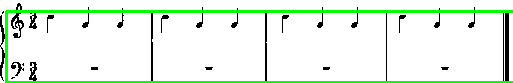
#> input picture bar_line_images/bar_bounding_boxes.png, 513 x 83 px
$ python -i stem_detection.py   (imports and definitions only)
#> lines starting #> are read from the running program, lines starting #| are printed output that depends on the picture; after the words box and inside, x2 and y2 are one past the last pixel; in counts of white or black regions, pixels touching at a corner belong together
#> further down, picture is the input picture: shape (83, 513, 3); mean B, G, R 227.9, 244.3, 227.9
import os
import numpy as np
from PIL import Image
import cv2  # OpenCV for image processing


def process_image(image_array, output_folder):
    """Process the image by dilating, eroding, applying Canny edge detection, dilating again, and detecting vertical
    lines using Hough Transform."""
#> called with output_folder = 'out.png'

    # Dilate the image with a kernel size of 7x1 to enhance vertical lines
    dilation_kernel = np.ones((6, 1), np.uint8)
    dilated_img = cv2.dilate(image_array, dilation_kernel, iterations=1)
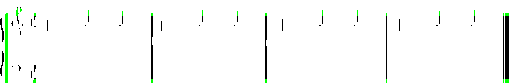
#> dilated_img: shape (83, 513, 3); mean B, G, R 247.6, 249.8, 247.6

    # Save the dilated image
    dilated_output_path = os.path.join(output_folder, 'dilated_stem.png')
    Image.fromarray(dilated_img).save(dilated_output_path)
    print(f"Dilated image saved to: {dilated_output_path}")

    # Erode the dilated image with a kernel size
    erosion_kernel = np.ones((1, 3), np.uint8)
    eroded_img = cv2.erode(dilated_img, erosion_kernel, iterations=1)
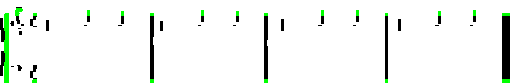
#> eroded_img: shape (83, 513, 3); mean B, G, R 239.9, 243.9, 239.9

    # Save the eroded image
    eroded_output_path = os.path.join(output_folder, 'eroded_stem.png')
    Image.fromarray(eroded_img).save(eroded_output_path)
    print(f"Eroded image saved to: {eroded_output_path}")

    # Apply Canny edge detection with an aperture size of 3
    edges = cv2.Canny(eroded_img, 50, 100, apertureSize=3)
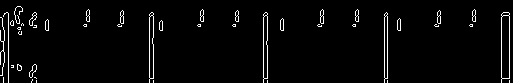
#> edges: shape (83, 513); 3.1% white in thin lines or dots

    # Save the image after Canny edge detection
    canny_output_path = os.path.join(output_folder, 'canny_edges.png')
    Image.fromarray(edges).save(canny_output_path)
    print(f"Canny edges image saved to: {canny_output_path}")

    # Dilate the Canny edges image with a kernel size of 5x5 to thicken outlines
    dilation_kernel_2 = np.ones((3, 3), np.uint8)
    dilated_edges = cv2.dilate(edges, dilation_kernel_2, iterations=1)
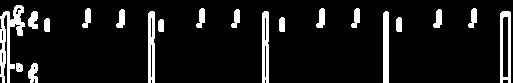
#> dilated_edges: shape (83, 513); 9.8% white; 20 white regions, largest, box (x1, y1, x2, y2) and area: (0, 5, 25, 83) 801, (500, 11, 511, 83) 474, (148, 11, 155, 83) 442

    # Save the dilated edges image
    dilated_edges_output_path = os.path.join(output_folder, 'dilated_stem2.png')
    Image.fromarray(dilated_edges).save(dilated_edges_output_path)
    print(f"Dilated edges image saved to: {dilated_edges_output_path}")

    # Detect lines using the Hough Transform
    lines = cv2.HoughLinesP(dilated_edges, 1, np.pi / 180, threshold=8, minLineLength=5, maxLineGap=1)
#> lines = 220 rows, first 6: [0, 29, 9, 29], [262, 16, 268, 16], [507, 11, 510, 82], [501, 82, 502, 11], [262, 14, 268, 14], [7, 11, 9, 76]
    if lines is not None:
        line_img = np.zeros_like(image_array)  # Black image to draw lines on
        for line in lines:
            x1, y1, x2, y2 = line[0]
            # Only draw vertical lines
            if abs(x1 - x2) < 5:  # Angle close to 90 or 180 degrees
                cv2.line(line_img, (x1, y1), (x2, y2), (255, 255, 255), 2)
#> this loop made 220 passes
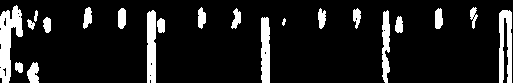
#> line_img: shape (83, 513, 3); 11.7% white; 21 white regions, largest, box (x1, y1, x2, y2) and area: (0, 5, 23, 83) 973, (499, 10, 512, 83) 709, (147, 10, 156, 83) 631

        # Save the image with detected vertical lines
        vertical_lines_output_path = os.path.join(output_folder, 'vertical_lines.png')
        Image.fromarray(line_img).save(vertical_lines_output_path)
        print(f"Image with vertical lines saved to: {vertical_lines_output_path}")


def stem_detect(processed_image_path):
    """Detect stems in the given image by processing and enhancing vertical lines."""

    print(f"Loading processed image from: {processed_image_path}")

    try:
        # Load the processed image
        processed_img = Image.open(processed_image_path)
        processed_img_array = np.array(processed_img)
    except Exception as e:
        print(f"Error loading image: {e}")
        return None

    # Create the output folder if it doesn't exist
    output_folder = 'stem_images'
    if not os.path.exists(output_folder):
        os.makedirs(output_folder)

    # Process the image to enhance vertical lines (stems)
    process_image(processed_img_array, output_folder)

    # Output message after processing
    print("Stem detection processing complete.")

>>> import cv2
>>> picture = cv2.imread('bar_line_images/bar_bounding_boxes.png')
>>> result = process_image(picture, 'out.png')
